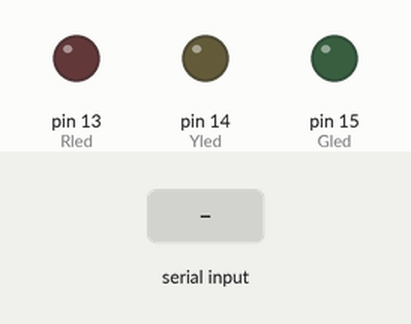
This sketch was run on a simulated Arduino Mega 2560, built with avr-gcc and run on an emulated ATmega2560. On the bench: output pins drawn as LEDs (lit = HIGH). The inputs (shaded band) are chosen by the test bench.

Above: at 1.4 s.
1.5 s: "R\n" received over the second serial link
At 2.3 s:
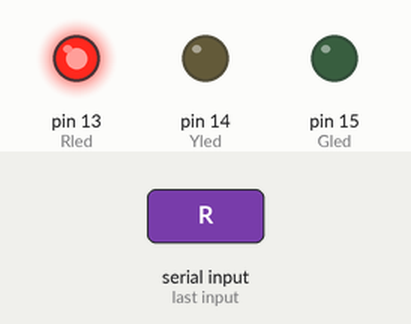
3.0 s: "Y\n" received over the second serial link
At 3.5 s:
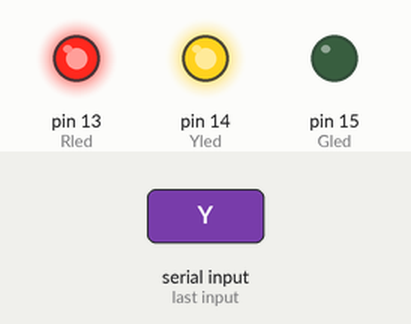
4.5 s: "r\n" received over the second serial link
At 5.7 s:
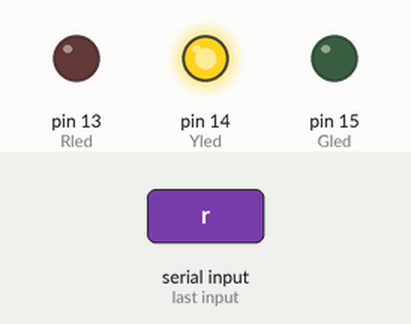
6.0 s: "G\n" received over the second serial link
At 7.0 s:
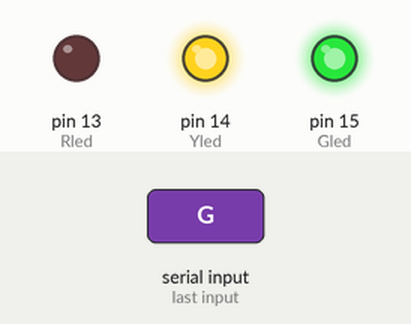
7.5 s: "y\n" received over the second serial link
At 8.1 s:
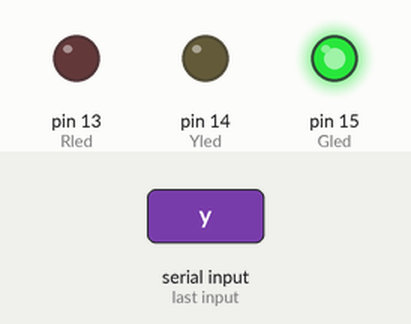
9.0 s: "g\n" received over the second serial link
At 10.4 s:
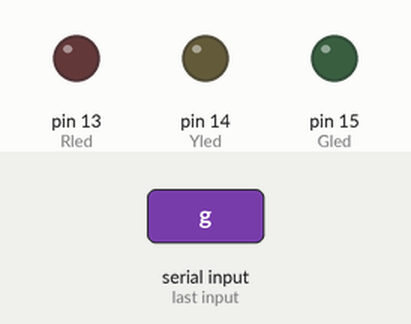
Timing chart, 0 to 11.5 s (numbered marks = the images above; inputs shaded):
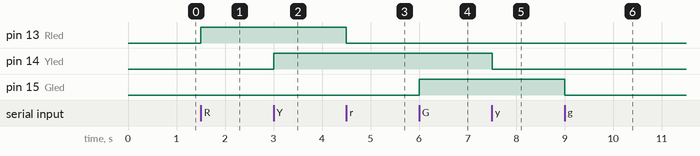

The sketch:

Bluetoth_RGB_LED.ino
```cpp
String command;
#define Rled 13
#define Yled 14
#define Gled 15
#define led 16

void setup() {
  Serial1.begin(9600);
  pinMode(Rled,OUTPUT);
  pinMode(Yled,OUTPUT);
  pinMode(Gled,OUTPUT);
  delay(200);

   Serial1.println("type on or off");
}

void loop() {
  if(Serial1.available()){
    command= Serial1.readStringUntil('\n');
     command.trim();
    if(command.equals("on"))
    {
      digitalWrite(led,HIGH);

    }
    else if(command.equals("off"))
    {
      digitalWrite(led,LOW);
    }
    else if(command.equals("R"))
    {
      digitalWrite(Rled,HIGH);

    }
    else if(command.equals("r"))
    {
      digitalWrite(Rled,LOW);
    }
     else if(command.equals("Y"))
    {
      digitalWrite(Yled,HIGH);

    }
    else if(command.equals("y"))
    {
      digitalWrite(Yled,LOW);
    }
     else if(command.equals("G"))
    {
      digitalWrite(Gled,HIGH);

    }
    else if(command.equals("g"))
    {
      digitalWrite(Gled,LOW);
    }
    else
    {
      Serial1.println("bad command");
    }
    Serial1.print("command :");
    Serial1.println(command);
}
}
```

Measured:
- after the input at 1.5 s, pin 13 (Rled): LOW → HIGH at once
- after the input at 3.0 s, pin 14 (Yled): LOW → HIGH at once
- after the input at 4.5 s, pin 13 (Rled): HIGH → LOW at once
- after the input at 6.0 s, pin 15 (Gled): LOW → HIGH at once
- after the input at 7.5 s, pin 14 (Yled): HIGH → LOW at once
- after the input at 9.0 s, pin 15 (Gled): HIGH → LOW at once
